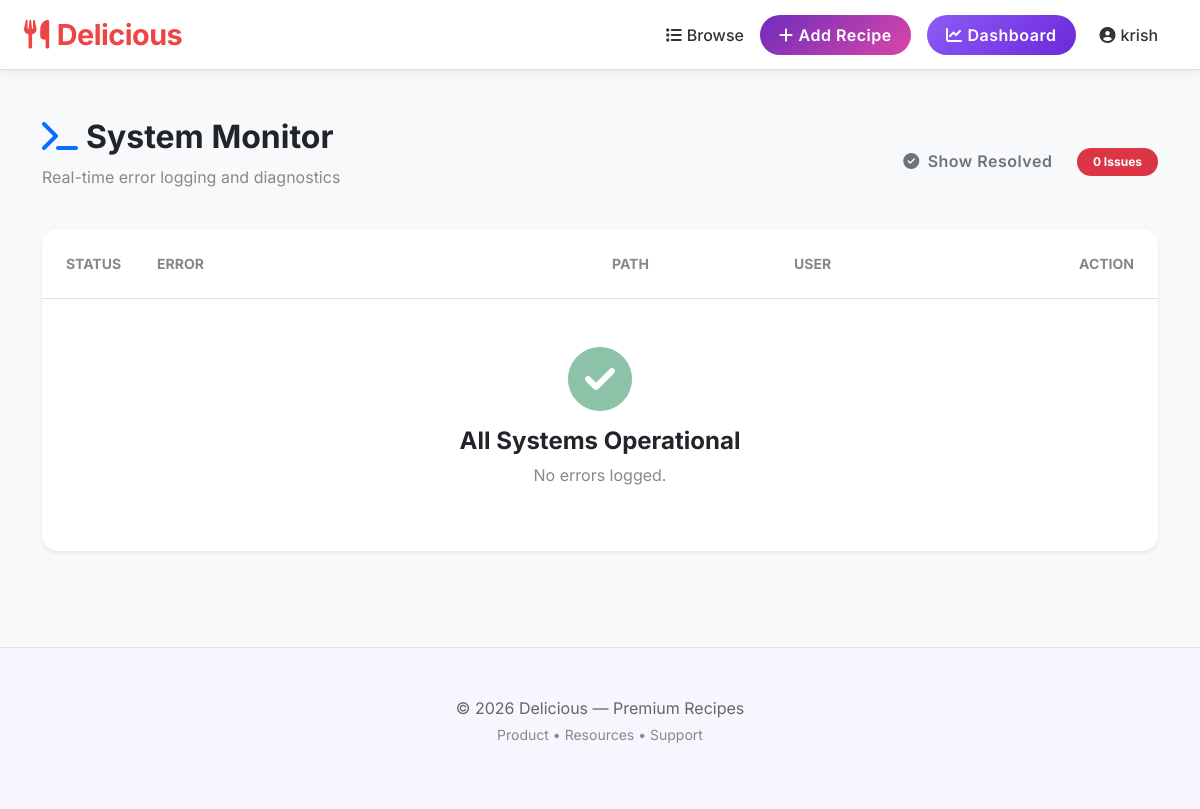
Page /dev/errors/ (signed in) on the earlier database version.
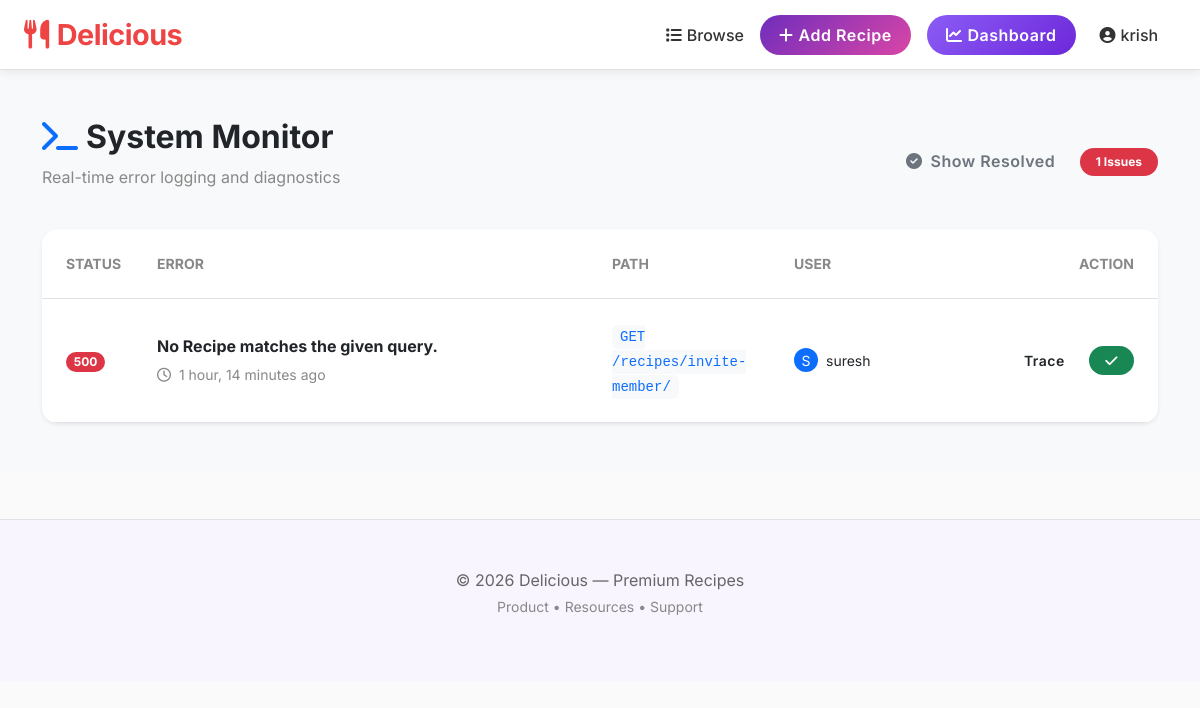
Same page on the later database version.
### recipes/models.py (models this page shows, shortened)
class SystemErrorLog(models.Model):
    user = models.ForeignKey(User, on_delete=models.SET_NULL, null=True, blank=True)
    path = models.CharField(max_length=255)
    method = models.CharField(max_length=10)
    error_message = models.TextField()
    traceback = models.TextField()
    status_code = models.IntegerField(default=500)
    created_at = models.DateTimeField(auto_now_add=True)
    resolved = models.BooleanField(default=False)

### recipes/views.py (the view)
# urls.py: path('dev/errors/', views.error_dashboard, name='error_dashboard'),
@user_passes_test(staff_check)
def error_dashboard(request):
    errors = SystemErrorLog.objects.all().order_by('-created_at')
    show_resolved = request.GET.get('resolved') == 'true'
    if not show_resolved:
        errors = errors.filter(resolved=False)
    return render(request, 'dev/error_dashboard.html', {'errors': errors, 'showing_resolved': show_resolved})

### recipes/views.py (called while the page is built)
def staff_check(user):
    return user.is_staff

### templates/dev/error_dashboard.html (shortened to what the changed rows need)
{% extends 'base.html' %}
{% load static %}
{% block content %}
<div class="container-fluid py-5 bg-light">
    <div class="container">
        <div class="d-flex justify-content-between align-items-center mb-4">
            <div>
                <h1 class="h2 fw-bold text-dark"><i class="fas fa-terminal me-2 text-primary"></i>System Monitor</h1>
            </div>
            <div>
                {% if showing_resolved %}
                <a href="{% url 'error_dashboard' %}" class="btn btn-outline-secondary rounded-pill"><i
                        class="fas fa-filter me-2"></i>Show Active</a>
                {% else %}
                <a href="?resolved=true" class="btn btn-outline-secondary rounded-pill"><i
                        class="fas fa-check-circle me-2"></i>Show Resolved</a>
                {% endif %}
                <span class="badge bg-danger rounded-pill px-3 py-2 ms-2">{{ errors|length }} Issues</span>
            </div>
        </div>
        <div class="card border-0 shadow-sm rounded-4 overflow-hidden">
            <div class="list-group list-group-flush">
                {% for error in errors %}
                <div class="list-group-item p-4 border-bottom hover-bg-light transition-all">
                    <div class="row align-items-center">
                        <div class="col-md-1">
                            <span
                                class="badge {% if error.resolved %}bg-success{% else %}bg-danger{% endif %} rounded-pill">
                                {{ error.status_code }}
                            </span>
                        </div>
                        <div class="col-md-5">
                            <div class="text-truncate fw-bold text-dark mb-1" title="{{ error.error_message }}">
                                {{ error.error_message }}
                            </div>
                            <small class="text-muted"><i class="far fa-clock me-1"></i> {{ error.created_at|timesince }}
                                ago</small>
                        </div>
                        <div class="col-md-2">
                            <code
                                class="text-primary bg-light px-2 py-1 rounded small">{{ error.method }} {{ error.path }}</code>
                        </div>
                        <div class="col-md-2">
                            {% if error.user %}
                            <div class="d-flex align-items-center">
                                <div class="avatar-circle bg-primary text-white small me-2"
                                    style="width:24px; height:24px; display:flex; align-items:center; justify-content:center; border-radius:50%;">
                                    {{ error.user.username.0|upper }}
                                </div>
                                <span class="small text-dark">{{ error.user.username }}</span>
                            </div>
                            {% else %}
                            <span class="badge bg-light text-muted">Anonymous</span>
                            {% endif %}
                        </div>
                        <div class="col-md-2 text-end">
                            <button class="btn btn-sm btn-outline-dark rounded-pill px-3" data-bs-toggle="modal"
                                data-bs-target="#traceModal{{ error.id }}">
                                Trace
                            </button>
                            {% if not error.resolved %}
                            <form action="{% url 'resolve_error' error.id %}" method="POST" class="d-inline">
                                <button type="submit" class="btn btn-sm btn-success rounded-pill px-3 ms-1">
                                    <i class="fas fa-check"></i>
                                </button>
                            </form>
                            {% endif %}
                        </div>
                    </div>
                </div>
                {% empty %}
                <div class="text-center py-5">
                    <div class="mb-3 text-success opacity-50">
                        <i class="fas fa-check-circle" style="font-size: 4rem;"></i>
                    </div>
                    <h4 class="text-dark">All Systems Operational</h4>
                    <p class="text-muted">No errors logged.</p>
                </div>
                {% endfor %}
            </div>
        </div>
    </div>
</div>
{% endblock %}

Differences in the rows shown:
added SystemErrorLog: status_code "500", error_message "No Recipe matches the given query.", created_at "1 hour, 14 minutes", method "GET", path "/recipes/invite-member/", user.username.0 "S", user.username "suresh", resolved False (drawn)
Other differences:
{{ errors|length }}: "0" → "1"
text no longer shown: "All Systems Operational No errors logged."
